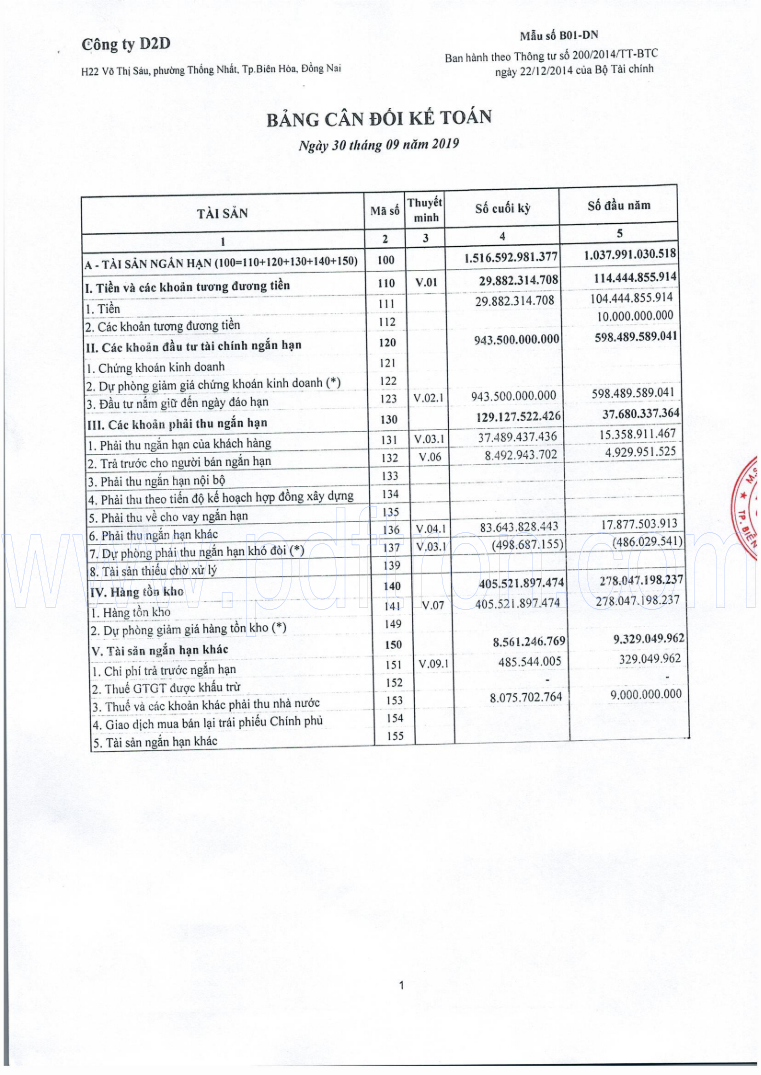
#> input picture D2D_2.png, 761 x 1075 px, found by its file name
$ python adaptiveThresh.py
#> lines starting #> are read from the running program, lines starting #| are printed output that depends on the picture; after the words box and inside, x2 and y2 are one past the last pixel; in counts of white or black regions, pixels touching at a corner belong together
import numpy as np
import cv2
from remove_lines import remove_line


#img1_path = '33.jpg'
#img1_path = r"D:\Desktop\PBE\VB GUI IT3_SO HOA_SO TTTT QBH-2.png"
img1_path = r"D:\Desktop\PBE\D2D_2.png"
image = cv2.imread(img1_path)
#> image is the input picture: shape (1075, 761, 3); mean B, G, R 243.4, 242.6, 241.9
#image1 = remove_line(image)
img1 = cv2.resize(image, (1653, 2339))
# kernel = cv2.getStructuringElement(cv2.MORPH_ER, (3, 3))
# erode = cv2.erode(img1, kernel, iterations=1)
gray1 = cv2.cvtColor(img1, cv2.COLOR_BGR2GRAY)
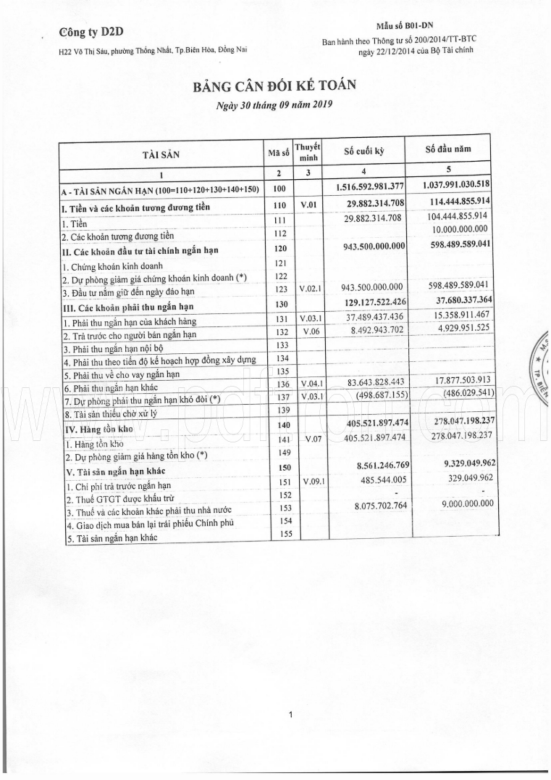
#> gray1: shape (2339, 1653) (shown at 1/3 size); min 14, max 255, mean 242.4

thresh = cv2.threshold(gray1, 90, 255, cv2.THRESH_BINARY_INV)[1]
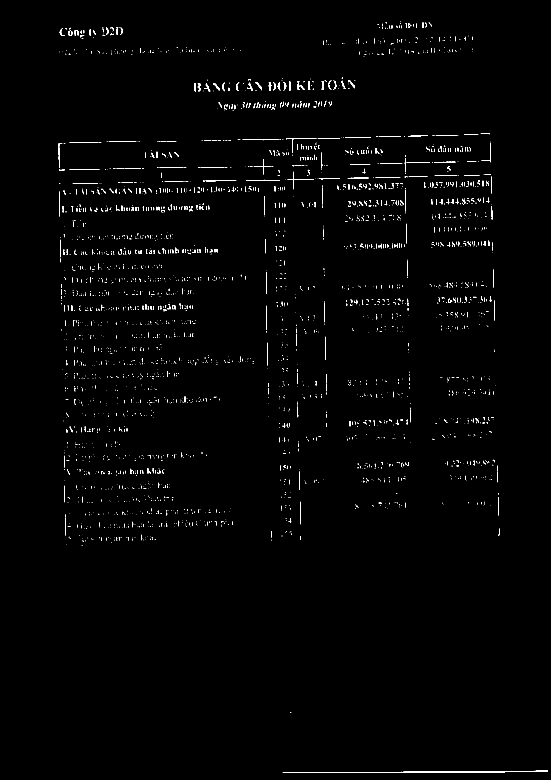
#> thresh: shape (2339, 1653) (shown at 1/3 size); 0.79% white in thin lines or dots, all inside (x1, y1, x2, y2) = (176, 64, 1644, 2319)

kernel = cv2.getStructuringElement(cv2.MORPH_RECT, (100, 80))
dilate = cv2.dilate(thresh, kernel, iterations=1)
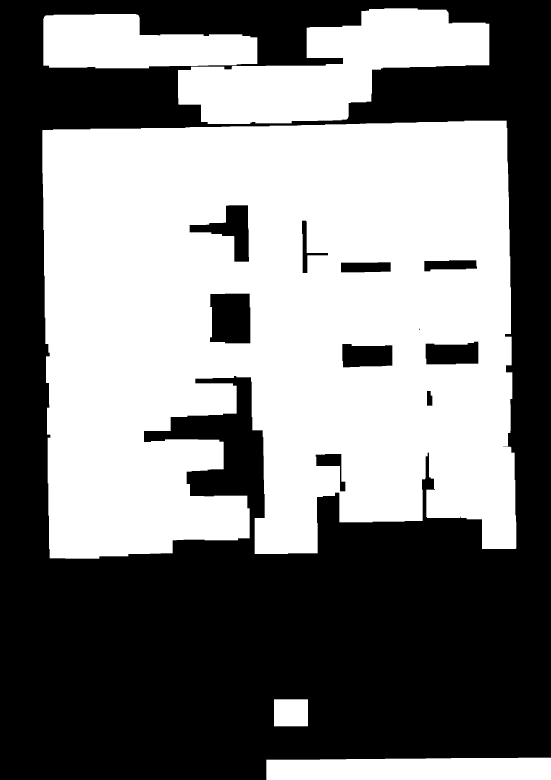
#> dilate: shape (2339, 1653) (shown at 1/3 size); 49.5% white; 5 white regions

contours = cv2.findContours(dilate.copy(), cv2.RETR_EXTERNAL, cv2.CHAIN_APPROX_SIMPLE)[0]
#> contours = 5 contours; box (x1, y1, x2, y2) and area: (127, 362, 1549, 1676) 1662262, (534, 25, 1468, 372) 166776, (130, 42, 772, 205) 78113, (799, 2273, 1653, 2339) 52903, (822, 2098, 924, 2179) 8080
for c in contours:
    x, y, w, h = cv2.boundingRect(c)
    if x + w > 0:
        cv2.rectangle(img1, (x, y), (x+w, y+h), (0, 90, 255), 2)
#> this loop made 5 passes
#> (x, y, w, h) on passes 1 to 5: (799, 2273, 854, 66), (822, 2098, 102, 81), (127, 362, 1422, 1314), (130, 42, 642, 163), (534, 25, 934, 347)
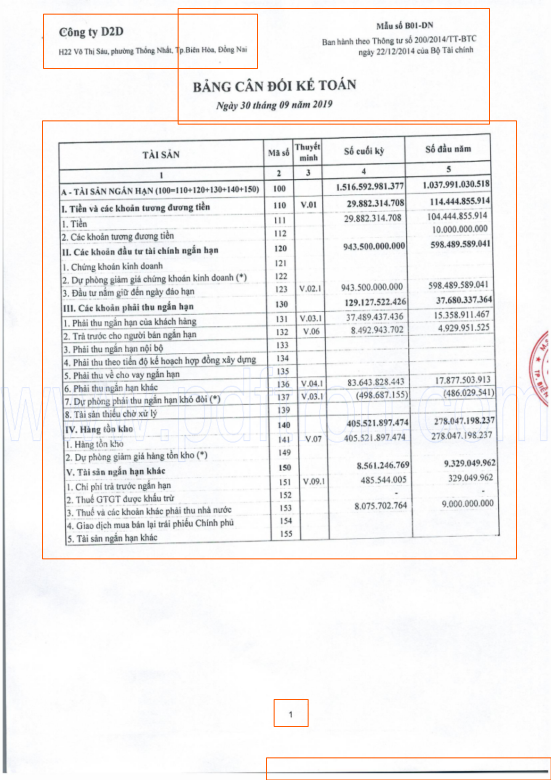
#> img1: shape (2339, 1653, 3) (shown at 1/3 size); mean B, G, R 241.1, 241.1, 241.9


cv2.namedWindow('1', cv2.WINDOW_NORMAL)
cv2.imshow('1', img1)
cv2.waitKey(0)


# [31 lines of commented-out code are left out]

$ run again, with 33.jpg saved as D2D_2.png
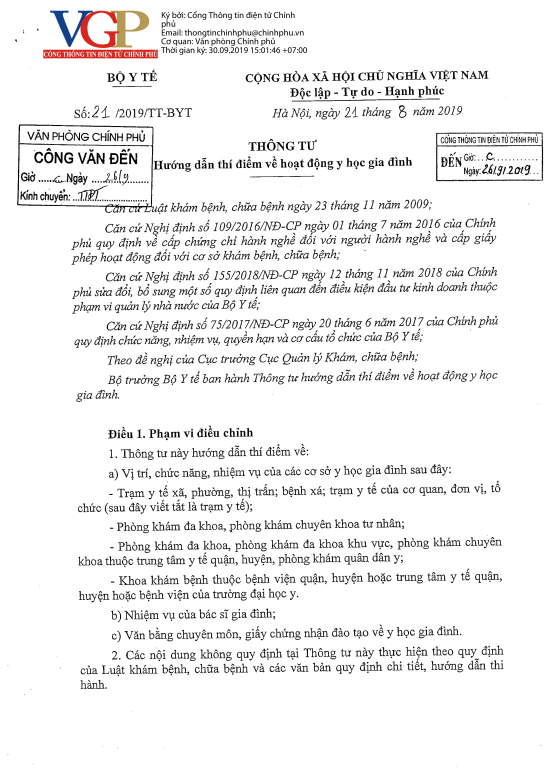
#> input picture 33.jpg, 1670 x 2328 px, found by its file name (shown at 1/3 size)
#> image is the input picture: shape (2328, 1670, 3); mean B, G, R 240.1, 240.2, 240.7
#> `thresh = cv2.threshold(gray1, 90, 255, cv2.THRESH_BINARY_INV)[1]`:
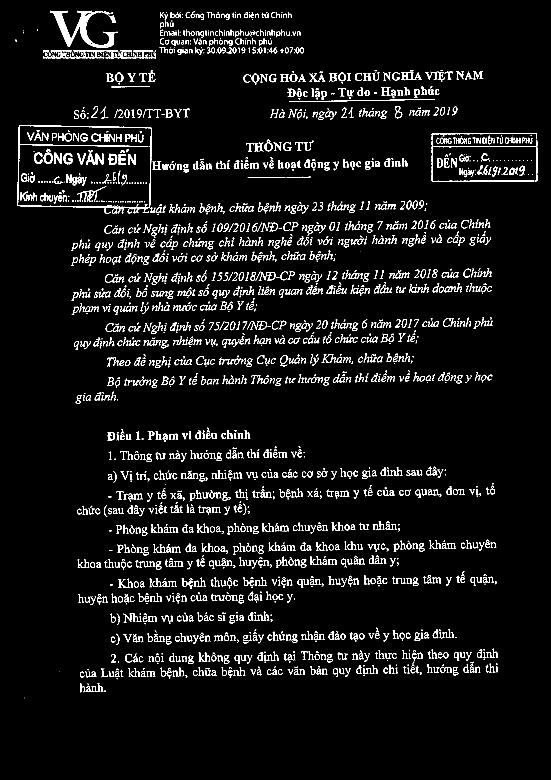
#> thresh: shape (2339, 1653) (shown at 1/3 size); 4.6% white in thin lines or dots, all inside (x1, y1, x2, y2) = (45, 32, 1612, 2095)
#> dilate: shape (2339, 1653); 64.4% white; 8 black regions
#> contours = 3 contours; box (x1, y1, x2, y2) and area: (0, 0, 1653, 1251) 1585510, (129, 1244, 1544, 2117) 944142, (23, 2054, 123, 2135) 7920
#> the loop `for c in contours:` made 3 passes
#> (x, y, w, h) on passes 2 to 3: (129, 1244, 1415, 873), (0, 0, 1653, 1251)
#> after the loop `for c in contours:`:
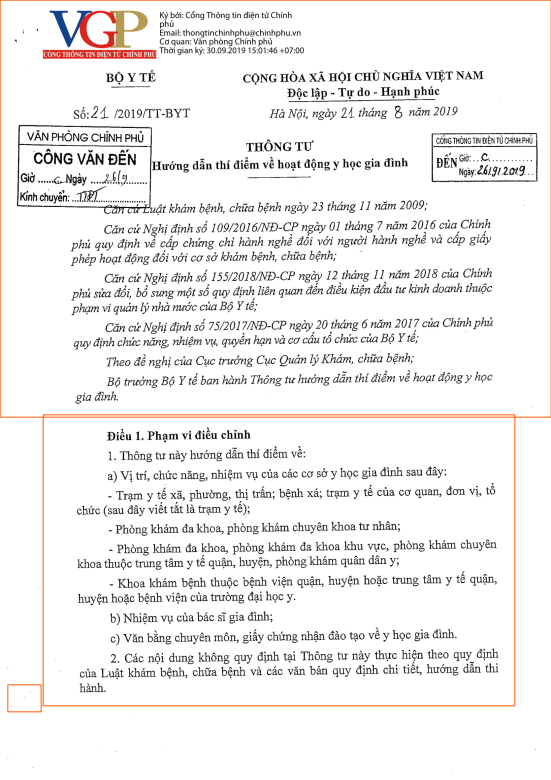
#> img1: shape (2339, 1653, 3) (shown at 1/3 size); mean B, G, R 238.3, 239, 240.6

$ run again, with 1_6.png copied over D2D_2.png
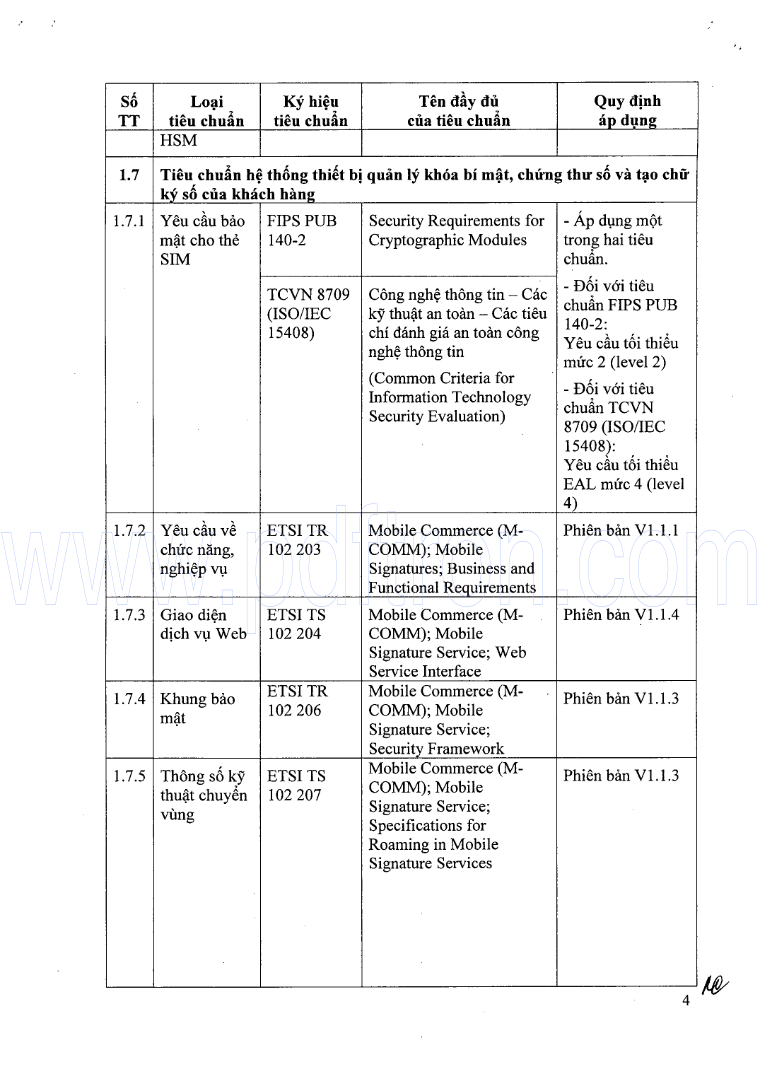
#> input picture 1_6.png, 762 x 1070 px, found by its file name
#> image is the input picture: shape (1070, 762, 3); mean B, G, R 242.5, 242.3, 242.3
#> `thresh = cv2.threshold(gray1, 90, 255, cv2.THRESH_BINARY_INV)[1]`:
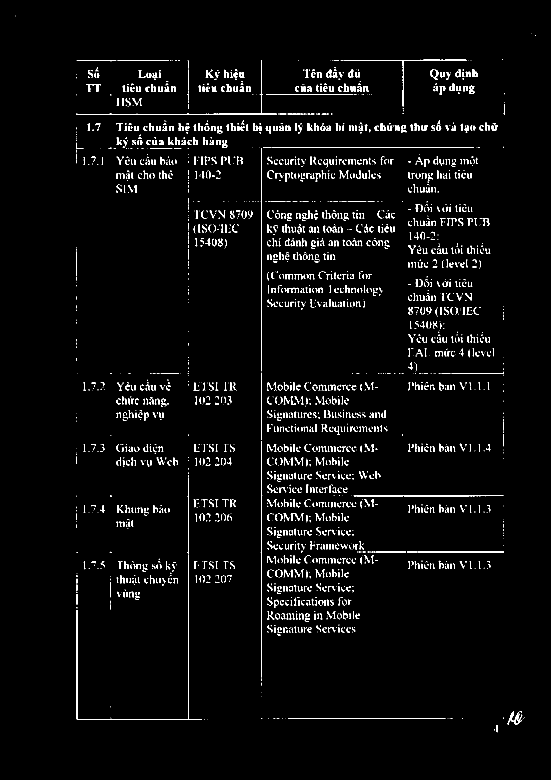
#> thresh: shape (2339, 1653) (shown at 1/3 size); 2.6% white; 2802 white regions (1364 under 20 px), largest, box (x1, y1, x2, y2) and area: (230, 1664, 606, 2159) 2026, (229, 181, 831, 344) 995, (815, 442, 1422, 444) 858
#> dilate: shape (2339, 1653); 57.4% white; 17 black regions
#> contours = 2 contours; box (x1, y1, x2, y2) and area: (179, 60, 1653, 2237) 2365926, (0, 8, 97, 89) 7680
#> the loop `for c in contours:` made 2 passes
#> (x, y, w, h) on pass 1: (179, 60, 1474, 2177)
#> after the loop `for c in contours:`:
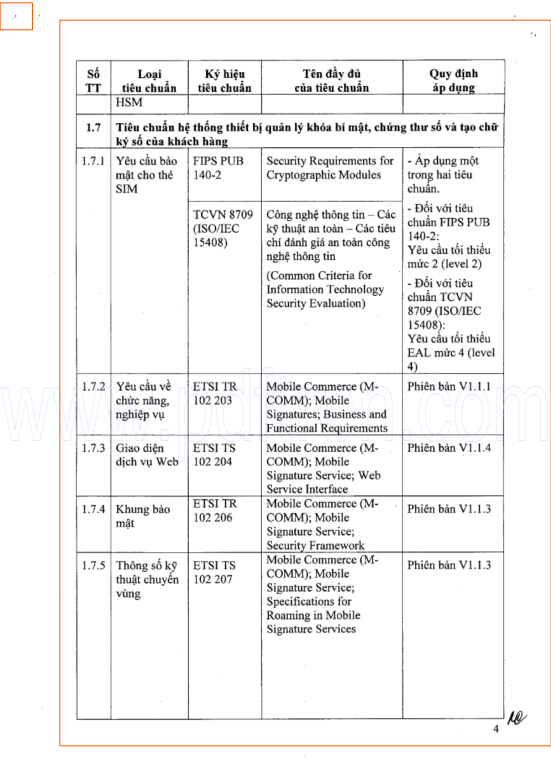
#> img1: shape (2339, 1653, 3) (shown at 1/3 size); mean B, G, R 241.2, 241.5, 242.2

$ run again, with 2019-09-06-11-03-08.png copied over D2D_2.png
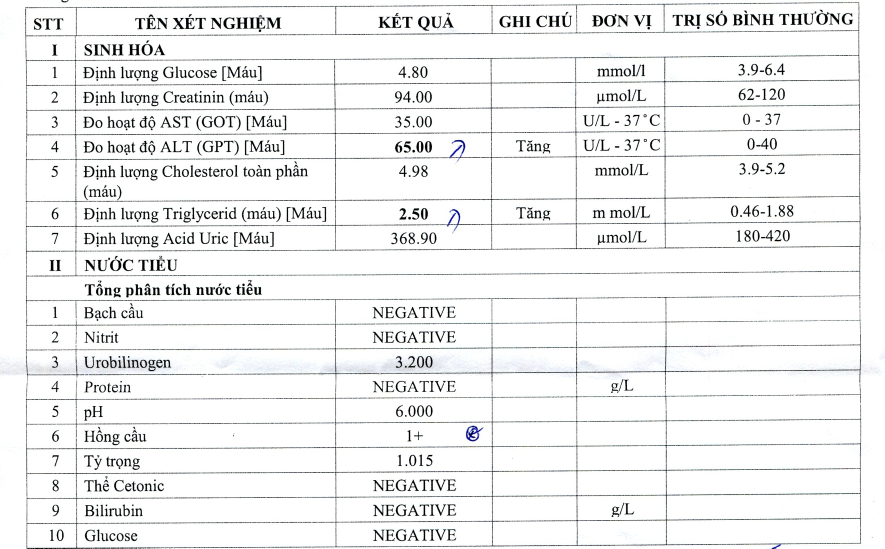
#> input picture 2019-09-06-11-03-08.png, 2655 x 1645 px, found by its file name (shown at 1/3 size)
#> image is the input picture: shape (1645, 2655, 3); mean B, G, R 240.7, 240.6, 240.1
#> `thresh = cv2.threshold(gray1, 90, 255, cv2.THRESH_BINARY_INV)[1]`:
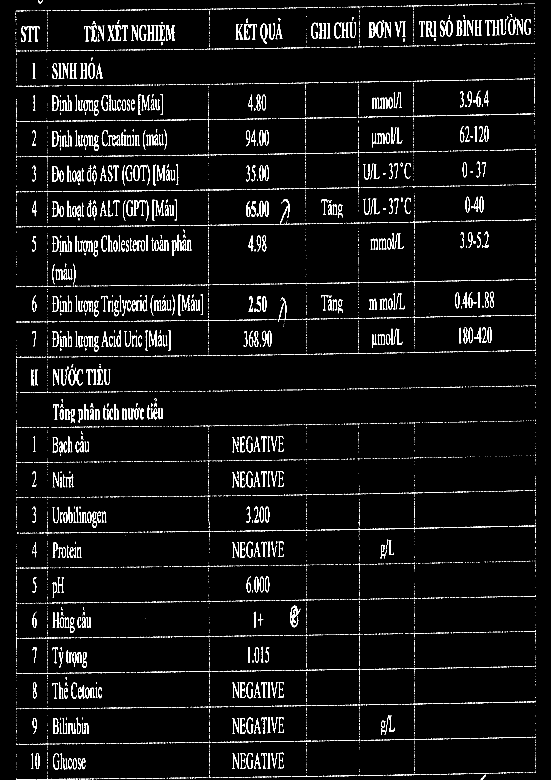
#> thresh: shape (2339, 1653) (shown at 1/3 size); 3.9% white in thin lines or dots
#> dilate: shape (2339, 1653); 92.9% white; 90 black regions (1 under 20 px)
#> contours = 1 contour; box (x1, y1, x2, y2) and area: (0, 0, 1653, 2339) 3861048
#> the loop `for c in contours:` made 1 pass
#> after the loop `for c in contours:`:
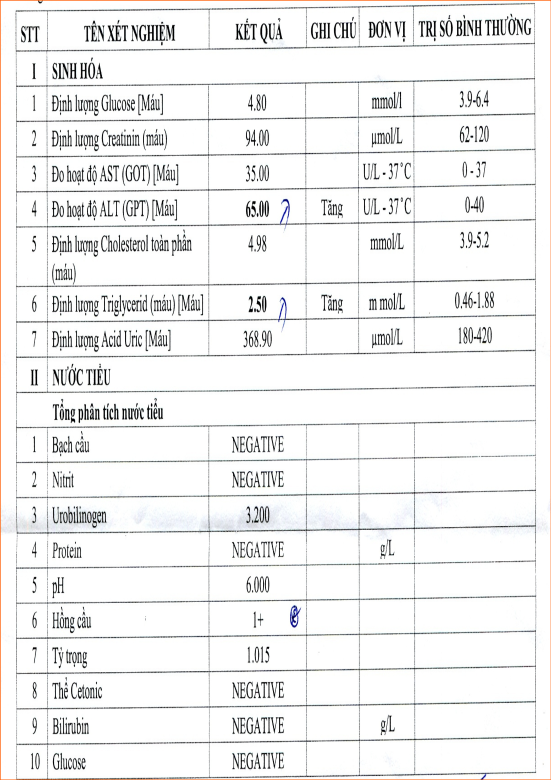
#> img1: shape (2339, 1653, 3) (shown at 1/3 size); mean B, G, R 239.9, 240, 240.1
